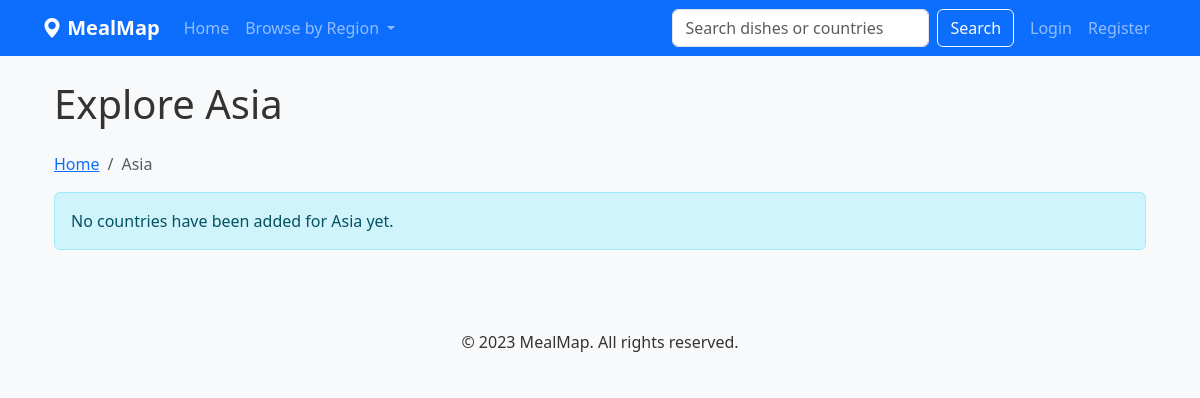
Before: /browse/Asia with the older database file.
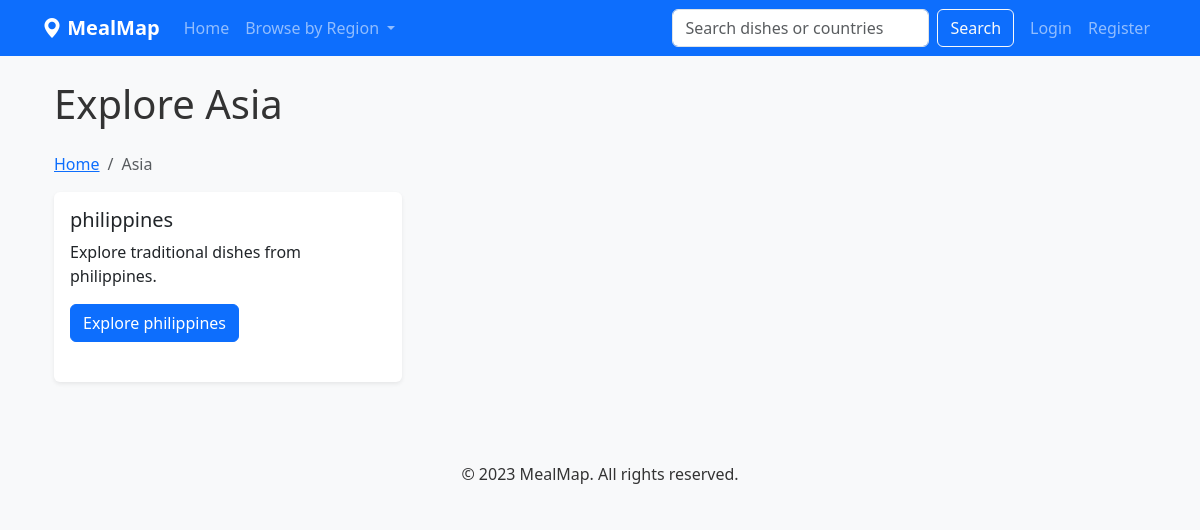
After: the same page with the newer database file.
### models.py (models this page shows, shortened)
class Continent(db.Model):
    id = db.Column(db.Integer, primary_key=True)
    name = db.Column(db.String(50), unique=True, nullable=False)
    countries = db.relationship('Country', backref='continent', lazy=True)

class Country(db.Model):
    id = db.Column(db.Integer, primary_key=True)
    name = db.Column(db.String(100), unique=True, nullable=False)
    continent_id = db.Column(db.Integer, db.ForeignKey('continent.id'), nullable=False)
    dishes = db.relationship('Dish', backref='country', lazy=True)

### routes.py (the view)
@app.route('/browse/<continent_name>')
def browse_continent(continent_name):
    continent = Continent.query.filter_by(name=continent_name).first_or_404()
    countries = Country.query.filter_by(continent_id=continent.id).all()
    return render_template('browse_continent.html', continent=continent, countries=countries)

### templates/browse_continent.html (shortened to what this page needs)
{% extends 'base.html' %}
{% block content %}
<div class="container">
    <h1 class="mb-4">Explore {{ continent.name }}</h1>
    <nav aria-label="breadcrumb">
        <ol class="breadcrumb">
            <li class="breadcrumb-item"><a href="{{ url_for('index') }}">Home</a></li>
            <li class="breadcrumb-item active">{{ continent.name }}</li>
        </ol>
    </nav>
    <div class="row mb-4">
        {% for country in countries %}
            <div class="col-md-4 mb-3">
                <div class="card h-100">
                    <div class="card-body">
                        <h5 class="card-title">{{ country.name }}</h5>
                        <p class="card-text">Explore traditional dishes from {{ country.name }}.</p>
                        <a href="{{ url_for('browse_country', country_name=country.name) }}" class="btn btn-primary">Explore {{ country.name }}</a>
                    </div>
                </div>
            </div>
        {% else %}
            <div class="col-12">
                <div class="alert alert-info">
                    No countries have been added for {{ continent.name }} yet.
                </div>
            </div>
        {% endfor %}
    </div>
</div>
{% endblock %}

### templates/base.html (shortened to what this page needs)
<!DOCTYPE html>
<html lang="en">
<head>
    <link href="https://cdn.jsdelivr.net/npm/bootstrap@5.3.6/dist/css/bootstrap.min.css" rel="stylesheet">
    <link rel="stylesheet" href="https://cdn.jsdelivr.net/npm/bootstrap-icons@1.11.2/font/bootstrap-icons.min.css">
    <link rel="stylesheet" href="{{ url_for('static', filename='css/style.css') }}">
</head>
<body>
    <nav class="navbar navbar-expand-lg navbar-dark sticky-top {% if current_user.is_authenticated and current_user.is_admin %}bg-dark{% else %}bg-primary{% endif %}">
        <div class="container">
            <a class="navbar-brand" href="{{ url_for('index') }}">
                <i class="bi bi-geo-alt-fill"></i> {% if current_user.is_authenticated and current_user.is_admin %}MealMap Admin{% else %}MealMap{% endif %}
            </a>
            <div class="collapse navbar-collapse" id="navbarNav">
                <ul class="navbar-nav me-auto">
                    {% if current_user.is_authenticated and current_user.is_admin %}
                    <li class="nav-item">
                        <a class="nav-link" href="{{ url_for('admin_dashboard') }}">
                            <i class="bi bi-speedometer2"></i> Dashboard
                        </a>
                    </li>
                    <li class="nav-item dropdown">
                        <a class="nav-link dropdown-toggle" href="#" id="contentDropdown" role="button" data-bs-toggle="dropdown" aria-expanded="false">
                            <i class="bi bi-collection"></i> Content Management
                        </a>
                        <ul class="dropdown-menu" aria-labelledby="contentDropdown">
                            <li><a class="dropdown-item" href="{{ url_for('admin_dishes') }}">Dishes</a></li>
                            <li><a class="dropdown-item" href="{{ url_for('admin_countries') }}">Countries</a></li>
                            <li><hr class="dropdown-divider"></li>
                            <li><a class="dropdown-item" href="{{ url_for('add_dish') }}">Add New Dish</a></li>
                            <li><a class="dropdown-item" href="{{ url_for('add_country') }}">Add New Country</a></li>
                        </ul>
                    </li>
                    <li class="nav-item">
                        <a class="nav-link" href="{{ url_for('index') }}" target="_blank">
                            <i class="bi bi-box-arrow-up-right"></i> View Site
                        </a>
                    </li>
                    {% else %}
                    <li class="nav-item">
                        <a class="nav-link" href="{{ url_for('index') }}">Home</a>
                    </li>
                    <li class="nav-item dropdown">
                        <a class="nav-link dropdown-toggle" href="#" id="navbarDropdown" role="button" data-bs-toggle="dropdown" aria-expanded="false">
                            Browse by Region
                        </a>
                    </li>
                    {% endif %}
                </ul>
                {% if not current_user.is_authenticated or not current_user.is_admin %}
                <form class="d-flex me-2" action="{{ url_for('search') }}" method="get">
                    <input class="form-control me-2" type="search" name="query" placeholder="Search dishes or countries" aria-label="Search">
                    <button class="btn btn-outline-light" type="submit">Search</button>
                </form>
                {% endif %}
                <ul class="navbar-nav">
                    {% if current_user.is_authenticated %}
                        {% if current_user.is_admin %}
                        <li class="nav-item dropdown">
                            <a class="nav-link dropdown-toggle" href="#" id="adminUserDropdown" role="button" data-bs-toggle="dropdown" aria-expanded="false">
                                <i class="bi bi-person-circle"></i> {{ current_user.username }}
                            </a>
                            <ul class="dropdown-menu dropdown-menu-end" aria-labelledby="adminUserDropdown">
                                <li><h6 class="dropdown-header">Signed in as Admin</h6></li>
                                <li><a class="dropdown-item" href="{{ url_for('profile') }}">My Profile</a></li>
                                <li><a class="dropdown-item" href="{{ url_for('admin_dashboard') }}">Admin Dashboard</a></li>
                                <li><hr class="dropdown-divider"></li>
                                <li><a class="dropdown-item" href="{{ url_for('logout') }}">Logout</a></li>
                            </ul>
                        </li>
                        {% else %}
                        <li class="nav-item">
                            <a class="nav-link" href="{{ url_for('profile') }}">Profile</a>
                        </li>
                        <li class="nav-item">
                            <a class="nav-link" href="{{ url_for('logout') }}">Logout</a>
                        </li>
                        {% endif %}
                    {% else %}
                        <li class="nav-item">
                            <a class="nav-link" href="{{ url_for('login') }}">Login</a>
                        </li>
                        <li class="nav-item">
                            <a class="nav-link" href="{{ url_for('register') }}">Register</a>
                        </li>
                    {% endif %}
                </ul>
            </div>
        </div>
    </nav>
    <div class="container mt-4">
        {% block content %}{% endblock %}
    </div>
    <footer class="py-3 mt-5 bg-light">
        <div class="container text-center">
            <p class="mb-0">&copy; 2023 MealMap. All rights reserved.</p>
        </div>
    </footer>
</body>
</html>

### static/css/style.css (style rules this page uses)
body { font-family: 'Segoe UI', Tahoma, Geneva, Verdana, sans-serif; color: #333; background-color: #f8f9fa; }
.navbar-brand { font-weight: bold; }
.card { box-shadow: 0 0.125rem 0.25rem rgba(0, 0, 0, 0.075); border: none; margin-bottom: 1.5rem; }

Changed rows visible on the page:
shown differently, row unchanged: Continent "Asia": name "Asia" → (not shown)
added Country: name "philippines"
Other visible differences:
text no longer shown: "No countries have been added for yet."
